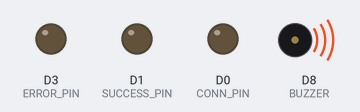
Simulated run of this sketch. Board: ESP8266 (NodeMCU). Shown: output pins drawn as LEDs (lit = HIGH), buzzer (waves = sounding). WiFi joins after 1.5 s; servers stay silent unless stated; what the sketch prints to the serial monitor is not drawn.

Above: at 2.6 s.
At 3.9 s:
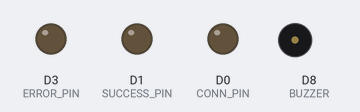
Timing chart, 0 to 5.4 s (numbered marks = the images above):
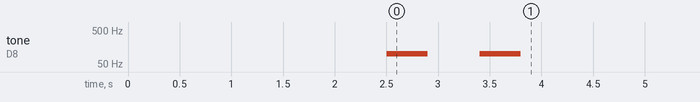

The sketch:

rfidattendance.ino
```cpp
#include <SPI.h>
#include <MFRC522.h>
#include <ESP8266WiFi.h>
#include <ESP8266HTTPClient.h>

#include <ESP8266HTTPClient.h>
#include <WiFiClient.h>


#define SS_PIN D4
#define RST_PIN D2

#define ERROR_PIN D3
#define SUCCESS_PIN D1
#define CONN_PIN D0
#define BUZZER D8

const char *ssid = "PLDTHOMEFIBRzV2aG"; //WIFI NAME OR HOTSPOT
const char *password = "DooDong_0330"; //WIFI PASSWORD POR MOBILE HOTSPOT PASSWORD
WiFiServer server(80);
WiFiClient wifiClient;

MFRC522 mfrc522(SS_PIN, RST_PIN);
void setup() {
  delay(1000);
  Serial.begin(9600);
  WiFi.mode(WIFI_OFF);
  delay(1000);
  WiFi.mode(WIFI_STA);
  WiFi.begin(ssid, password);
  Serial.println("");

  pinMode(CONN_PIN, OUTPUT);
  pinMode(SUCCESS_PIN, OUTPUT);
  pinMode(ERROR_PIN, OUTPUT);

  Serial.print("Connecting");
  while (WiFi.status() != WL_CONNECTED) {
    delay(500);
    Serial.print(".");
    tone(BUZZER, 100);
    delay(400);
    tone(BUZZER, LOW);
  }

  Serial.println("");
  Serial.print("Connected to ");
  Serial.println(ssid);
  Serial.print("IP address: ");
  Serial.println(WiFi.localIP());

  SPI.begin();
  mfrc522.PCD_Init();
}

void sendRfidLog(long cardid) {

  if (WiFi.status() == WL_CONNECTED) {
    HTTPClient http;
    String postData = "cardid=" + String(cardid) + "&action=attendance";
    http.begin(wifiClient, "http://192.168.1.37/1tap/attendance-data-process.php");
    http.addHeader("Content-Type", "application/x-www-form-urlencoded");

    int httpCode = http.POST(postData);
    String payload = http.getString();
    Serial.println(httpCode);
    Serial.println(payload);
    Serial.println(cardid);

    if (httpCode == 200) {
      tone(BUZZER, 450);
      delay(1000);
      tone(BUZZER, LOW);
    }

    http.end();
  }
}

void toggleConnStat() {
  if (WiFi.status() == WL_CONNECTED) {
    tone(BUZZER, LOW);
  } else {
  }
}

void loop() {

  if ( mfrc522.PICC_IsNewCardPresent()) {
    if ( mfrc522.PICC_ReadCardSerial()) {
      long code = 0;
      for (byte i = 0; i < mfrc522.uid.size; i++) {
        code = ((code + mfrc522.uid.uidByte[i]) * 10);
      }
      sendRfidLog(code);
    }
  }
  toggleConnStat();
  delay (1000);
}
```
